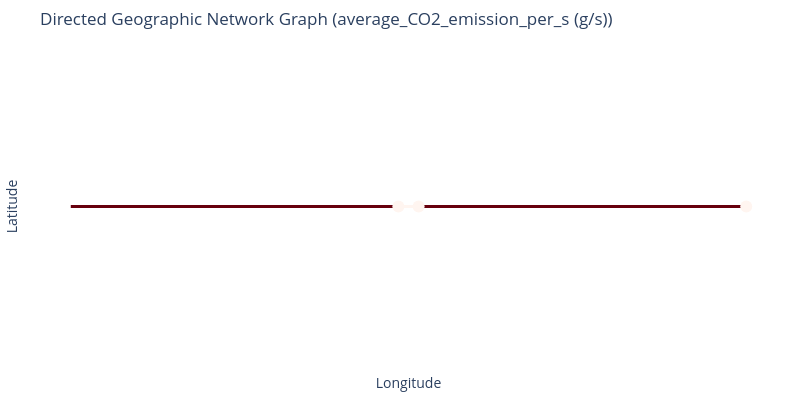

Source (notebook cell):
### Code cell
fig = plot_gdf_eventtable(gdf_eventtable_energy_fuel, attr='average_CO2_emission_per_s (g/s)')
fig.show()

### Figure 1 — Plotly figure (JSON) as saved in the notebook; plotly's stock layout.template omitted (floating-point values rounded to 4 significant figures)
{"data": [{"hovertext": "average_CO2_emission_per_s (g/s): 20.622613057282337", "line": {"color": "rgb(255, 245, 240)", "width": 3}, "mode": "lines", "type": "scatter", "x": [-0.001347, 0.001347], "y": [0, 0]}, {"hovertext": "average_CO2_emission_per_s (g/s): 20.622613084929537", "line": {"color": "rgb(255, 245, 240)", "width": 3}, "mode": "lines", "type": "scatter", "x": [-0.001797, -0.001347], "y": [0, 0]}, {"hovertext": "average_CO2_emission_per_s (g/s): 203.90689729534037", "line": {"color": "rgb(103, 0, 13)", "width": 3}, "mode": "lines", "type": "scatter", "x": [-0.00512, -0.001797], "y": [0, 0]}, {"hovertext": "average_CO2_emission_per_s (g/s): 203.7467391698384", "line": {"color": "rgb(103, 0, 13)", "width": 3}, "mode": "lines", "type": "scatter", "x": [-0.04492, -0.00512], "y": [0, 0]}, {"hovertext": "average_CO2_emission_per_s (g/s): 20.62261298816434", "line": {"color": "rgb(255, 245, 240)", "width": 3}, "mode": "lines", "type": "scatter", "x": [0.001347, 0.001797], "y": [0, 0]}, {"hovertext": "average_CO2_emission_per_s (g/s): 203.9068972953404", "line": {"color": "rgb(103, 0, 13)", "width": 3}, "mode": "lines", "type": "scatter", "x": [0.001797, 0.00512], "y": [0, 0]}, {"hovertext": "average_CO2_emission_per_s (g/s): 203.74673916983838", "line": {"color": "rgb(103, 0, 13)", "width": 3}, "mode": "lines", "type": "scatter", "x": [0.00512, 0.04492], "y": [0, 0]}, {"hovertext": "average_CO2_emission_per_s (g/s): 17.349654143820782", "marker": {"color": "rgb(255, 245, 240)", "size": 12}, "mode": "markers", "type": "scatter", "x": [-0.001347], "y": [0]}, {"hovertext": "average_CO2_emission_per_s (g/s): 17.349654143820782", "marker": {"color": "rgb(255, 245, 240)", "size": 12}, "mode": "markers", "type": "scatter", "x": [0.001347], "y": [0]}, {"hovertext": "average_CO2_emission_per_s (g/s): 17.349654143820786", "marker": {"color": "rgb(255, 245, 240)", "size": 12}, "mode": "markers", "type": "scatter", "x": [0.04492], "y": [0]}], "layout": {"height": 400, "margin": {"b": 20, "l": 20, "r": 20, "t": 50}, "plot_bgcolor": "white", "showlegend": false, "title": {"text": "Directed Geographic Network Graph (average_CO2_emission_per_s (g/s))"}, "width": 800, "xaxis": {"range": [-0.04941, 0.04941], "showgrid": false, "showticklabels": false, "title": {"text": "Longitude"}, "zeroline": false}, "yaxis": {"range": [-1, 1], "showgrid": false, "showticklabels": false, "title": {"text": "Latitude"}, "zeroline": false}}}
